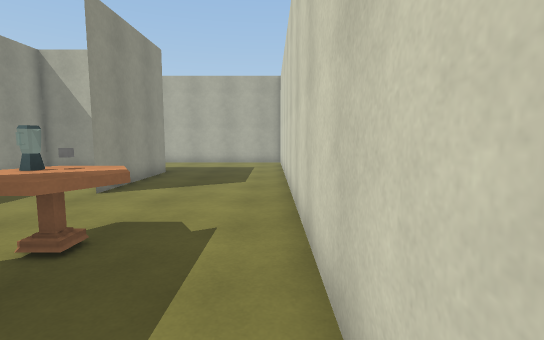
[1] (above)

16 first-person views from a walk through a 3-D level made in the Unity game engine. The camera is 1.4 m above the floor, tilts 6° down and sees 85° across. The floor is counted in squares, 1 m on a side. Each view is taken from the middle of a square. On the plan, view 1 faces up. The plan holds only what a view shows up to about 14 squares ahead; the rest is blank. The player is left out. Surface patterns are stand-ins for the level's own textures.

[2]
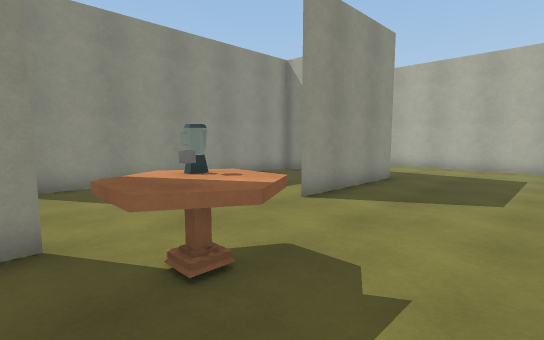

[3]
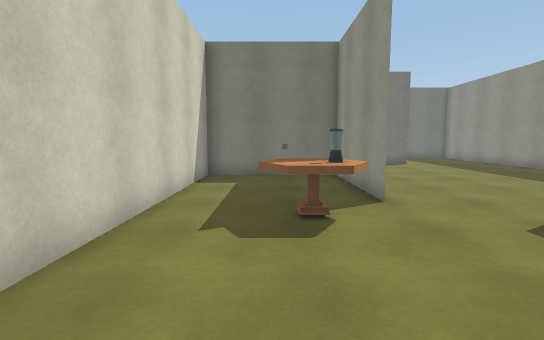

[4]
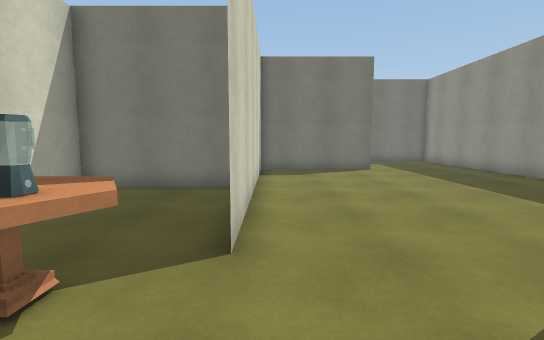

[5]
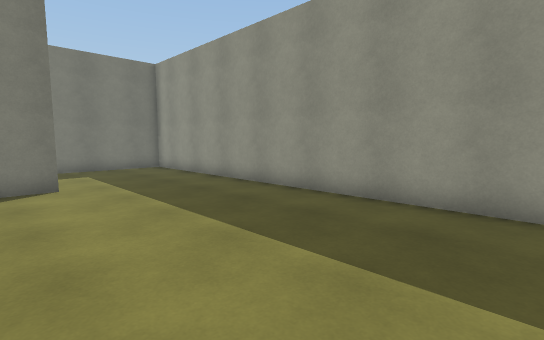

[6]
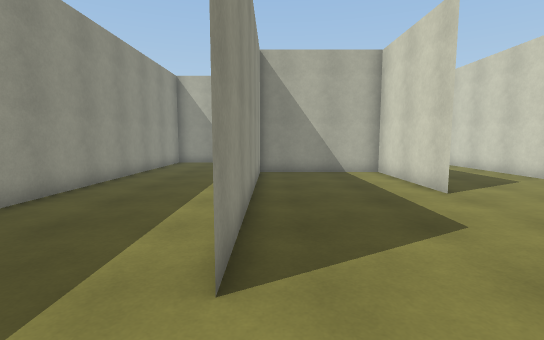

[7]
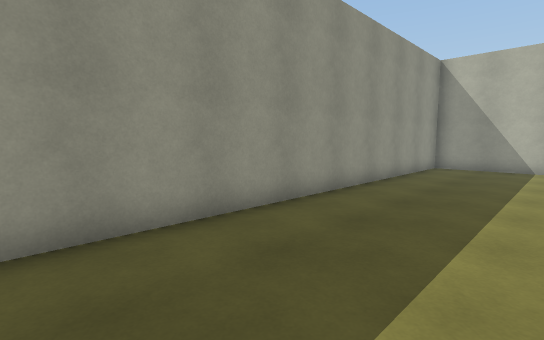

[8]
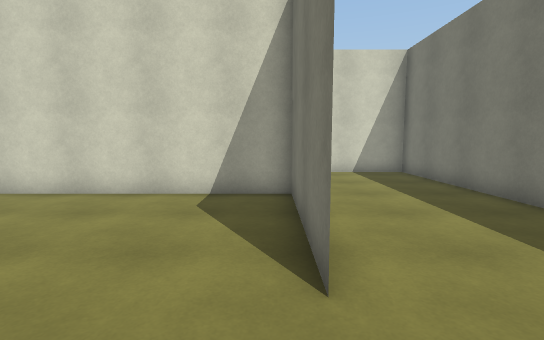

[9]
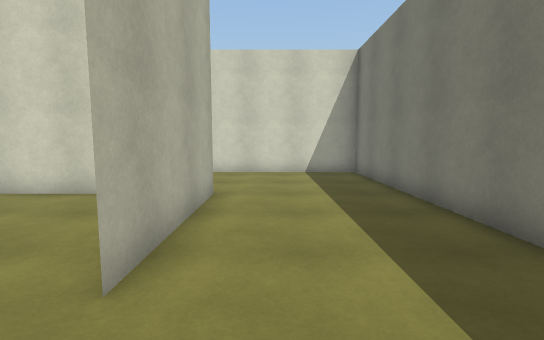

[10]
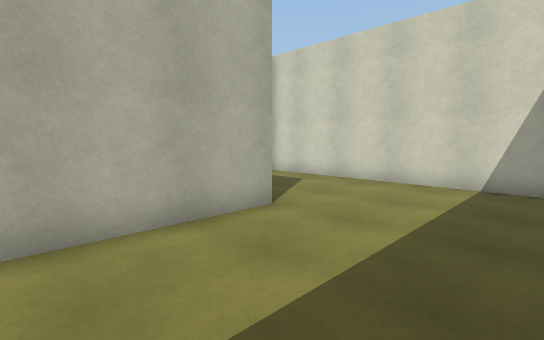

[11]
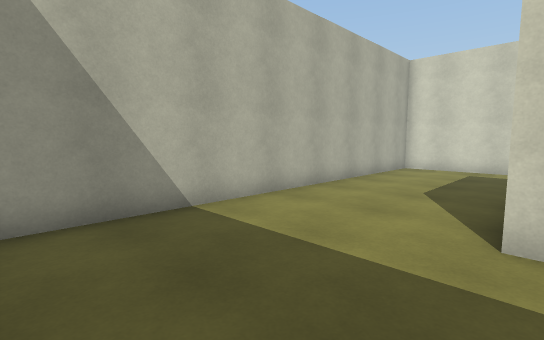

[12]
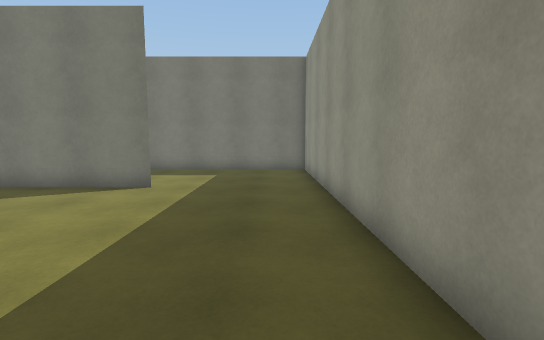

[13]
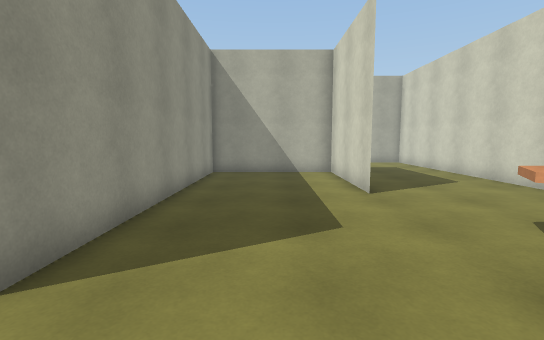

[14]
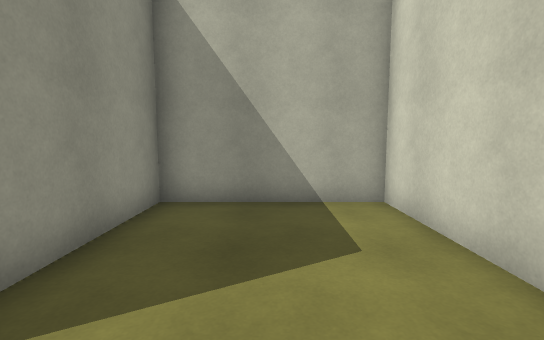

[15]
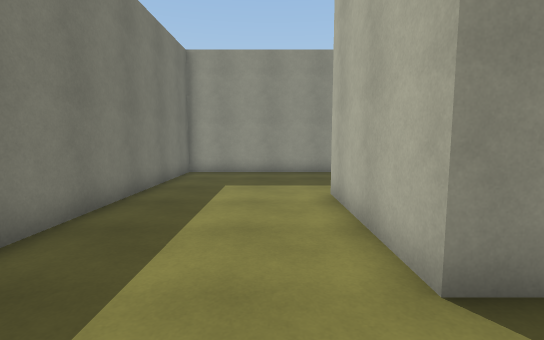

[16]
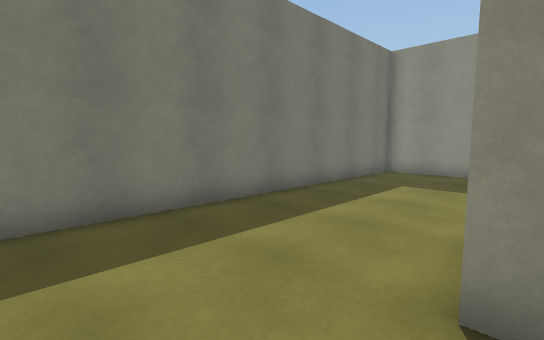

### Floor plan
Points are (right, up) in squares from view 1. A wall is a line through its corners. A room is listed if a view was taken in it or the views show most of it. See-through windows are left out.
Room 1 (views 1, 2, 3, 4, 5, 6, 7, 8, 9, 10, 11, 12, 13, 14, 15, 16)
walls: (-4.5, 2.6) (-4.5, -7.5) (-4.5, 2.5); (-4.5, 7.5) (-4.5, 12.5) (-9.5, 12.5) (-9.5, 2.5); (0.6, -2.5) (-4.5, -2.5) (0.5, -2.5); (-4.5, 12.5) (-4.5, 7.5); (-9.6, -7.5) (-4.5, -7.5) (-9.5, -7.5); (-14.5, 17.5) (-14.5, -12.5) (0.5, -12.5) (0.5, 17.5) (-14.5, 17.5)
objects: table (-4, 3) to (-2, 4)

Positions as (right, up) in squares from view 1, and headings:
1: (0, 0), facing up
2: (0, 2), facing up-left
3: (-2, 9), facing down
4: (-5, 6), facing down
5: (-8, 2), facing down-left
6: (-9, 0), facing up
7: (-10, 2), facing up-left
8: (-12, -7), facing right
9: (-12, -9), facing right
10: (-9, -12), facing up-right
11: (-14, 12), facing up-right
12: (-13, 1), facing down
13: (-7, 0), facing up
14: (-2, -9), facing up
15: (-2, -9), facing left
16: (-2, -7), facing down-left
